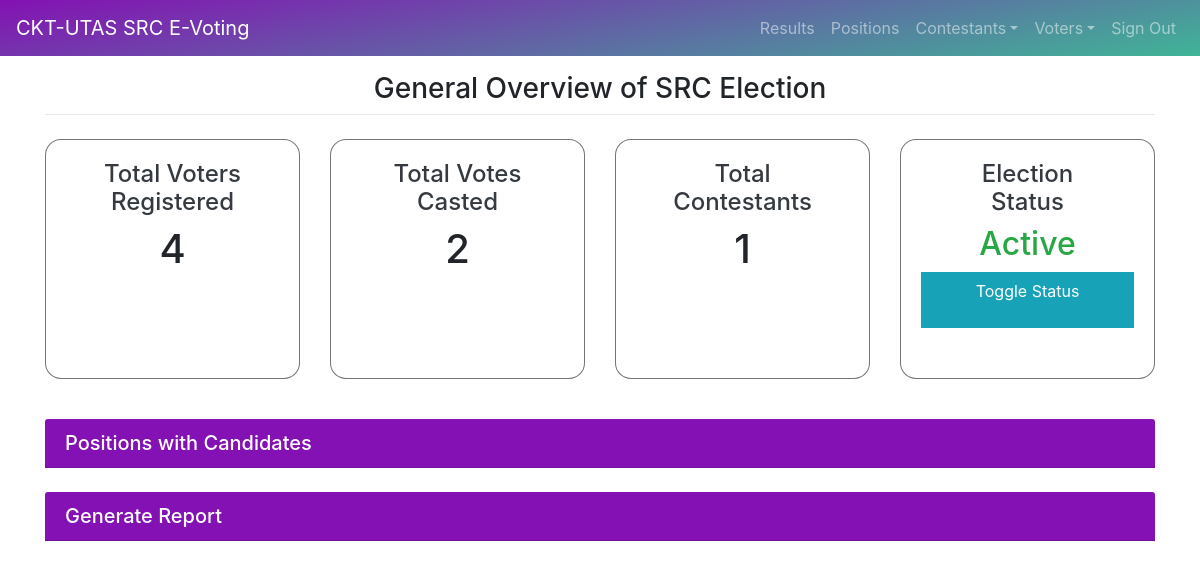
The app's page /root/dashboard/ (signed in) with its own data.
### users/models.py (models this page shows, shortened)
class CustomUser(AbstractUser):
    ROLES = [
        (1, "Super Admin"),
        (2, "Election Admin"),
        (3, "Voter"),
    ]
    role = models.PositiveIntegerField(default=1, choices=ROLES)

class ElectionAdmin(models.Model):
    user = models.OneToOneField(CustomUser, on_delete=models.CASCADE)
    name = models.CharField(max_length=100)
    time_expired = models.BooleanField(default=False)
    is_open = models.BooleanField(default=True)
    @property
    def get_all_contestants(self):
        return sum(pos.count_contestants for pos in self.positions.all())
    @property
    def get_election_positions(self):
        return self.positions.all()
    @property
    def get_voted_voters(self):
        return len([voter for voter in self.voter_set.all() if voter.has_voted])
    @property
    def get_voters(self):
        return self.voter_set.count()

### voters/models.py (models this page shows, shortened)
class Position(models.Model):
    name = models.CharField(max_length=100)
    admin = models.ForeignKey(ElectionAdmin, on_delete=models.DO_NOTHING, blank=True, null=True, related_name="positions")
    @property
    def count_contestants(self):
        return self.contestants.all().count()

### users/decorators.py (the view)
    def wrapper(request, *args, **kwargs):
        try:
            if request.user.is_authenticated and request.user.electionadmin:
                if request.user.electionadmin.time_expired:
                    messages.warning(request, "Contact Admin to Renew your access.")
                    logout(request)
                    return redirect("staffs:login")
                return view_func(request, *args, **kwargs)
            else:
                messages.warning(request, "Only Staff Members can Access this page")
                return redirect("staffs:login")
        except Exception as e:
            messages.warning(request, "Only Staff Members can Access this page")
            return redirect("staffs:login")

### users/views.py (called while the page is built)
@login_required(login_url="staffs:login")
@staff_only
def staff_dashboard(request):
    pos = request.user.electionadmin.get_election_positions
    my_voters = request.user.electionadmin.get_voters
    voted_voters = request.user.electionadmin.get_voted_voters
    ctx = {'positions': pos, 'voters': my_voters, 'vv': voted_voters}
    return render(request, "users/staff-dashboard.html", context=ctx)

### users/templates/users/staff-dashboard.html (shortened to what this page needs)
{% extends 'app-base-site.html' %}
{% block content %}
    {% include 'voters/includes/navbar.inc.html' %}
    <div class="container">
        <h3 class="text-center mt-3">General Overview of {{ request.user.electionadmin.name }}</h3>
        <hr class="my-0">
        {% include 'users/includes/dash-tabs.inc.html' %}
        {% include 'users/includes/candidates-accordion.inc.html' %}
        <div id="reportID" role="tablist" aria-multiselectable="true">
            <div class="card mt-4">
                <div class="card-header breezy-bg text-white" role="tab" id="reportHeaderID">
                    <h5 class="mb-0" data-toggle="collapse" data-parent="#reportID" href="#reportContentID"
                           aria-expanded="true" aria-controls="reportContentID">
                        Generate Report
                    </h5>
                </div>
            </div>
        </div>
    </div>
{% endblock %}

### users/templates/users/includes/dash-tabs.inc.html
<div class="row mt-4">
            <div class="col-12 col-md-3 mb-3 mb-3">
                <div class="card dash-box" style="border:1px solid rgba(29,33,36,0.62)">
                    <div class="card-body">
                        <h4 class="text-center text-dark">Total Voters Registered</h4>
                        <h1 class="text-center">{{ voters }}</h1>
                    </div>
                </div>
            </div>
            <div class="col-12 col-md-3 mb-3">
                <div class="card dash-box" style="border:1px solid rgba(29,33,36,0.62)">
                    <div class="card-body">
                        <h4 class="text-center text-dark">Total Votes <br> Casted</h4>
                        <h1 class="text-center">{{ vv }}</h1>
                    </div>
                </div>
            </div>
            <div class="col-12 col-md-3 mb-3">
                <div class="card dash-box" style="border:1px solid rgba(29,33,36,0.62)">
                    <div class="card-body">
                        <h4 class="text-center text-dark">Total <br> Contestants</h4>
                        <h1 class="text-center">{{ request.user.electionadmin.get_all_contestants }}</h1>
                    </div>
                </div>
            </div>
            <div class="col-12 col-md-3 mb-3">
                <div class="card dash-box" style="border:1px solid rgba(29,33,36,0.62)">
                    <div class="card-body">
                        <h4 class="text-center text-dark">Election <br> Status</h4>
                        {% if request.user.electionadmin.is_open %}
                            <h2 class="text-center text-success">Active</h2>
                        {% else %}
                            <h2 class="text-center text-danger">Closed</h2>
                        {% endif %}
                        <a href="{% url 'staffs:toggle_election_status' %}" class="btn btn-block btn-info" >Toggle Status</a>
                    </div>
                </div>
            </div>
        </div>

### voters/static/css/styles.css (style rules this page uses)
.card { border-radius: 0; border: none; }
.breezy-bg { background: #8411b3 }
.btn { border-radius: 0; transition: linear 500ms; }
.login-card .form-control, .btn { height: 7vh; }
.dash-box { min-height: 30vh; border-radius: 1rem; }

### records on screen
CustomUser: user.electionadmin.name "SRC Election", user.electionadmin.get_all_contestants "1"

### other values on screen
{{ voters }} "4"
{{ vv }} "2"
